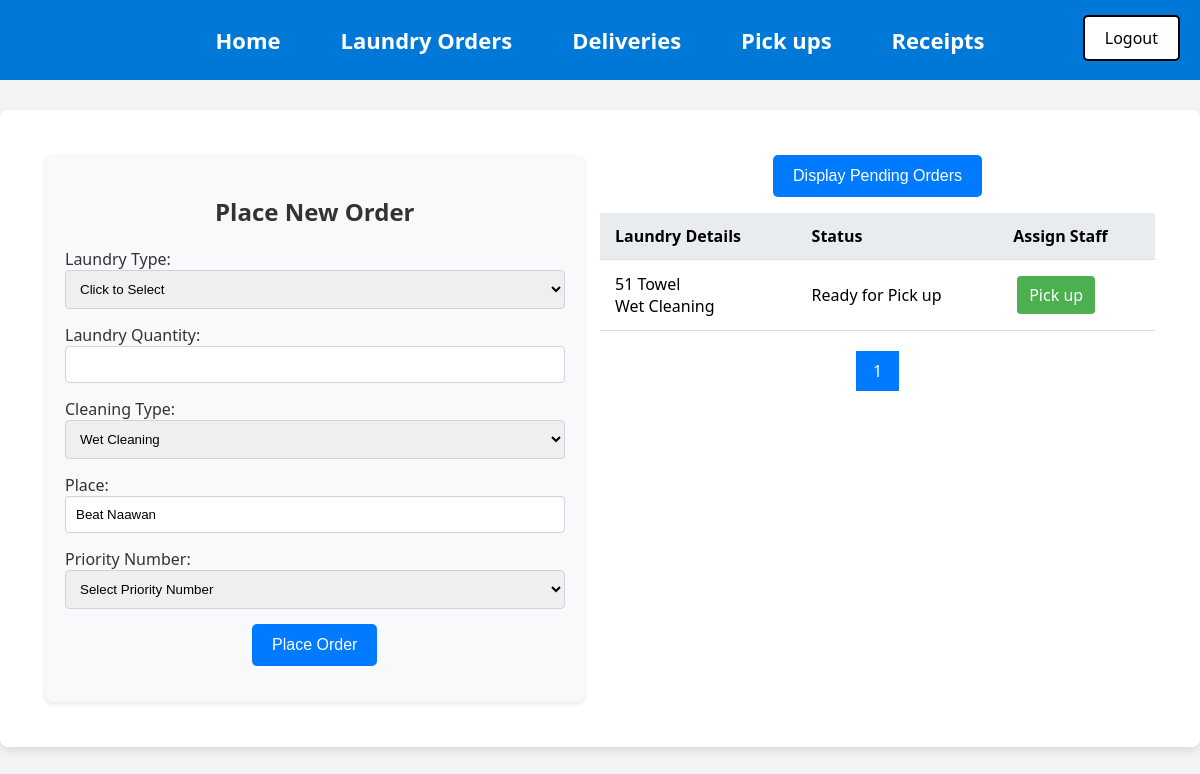
Before: /Orders2.php (signed in) with the older database file.
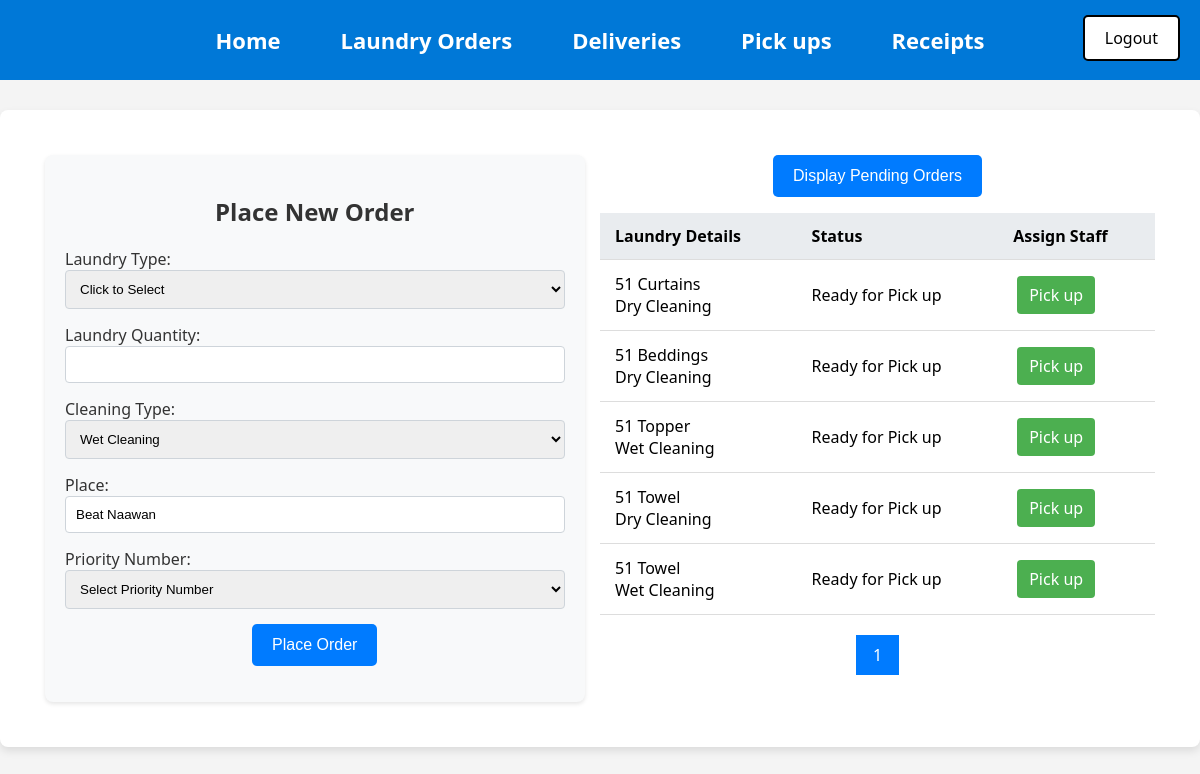
After: the same page with the newer database file.
### tables this page shows
CREATE TABLE `Orders` (
  `Order_ID` int(11) NOT NULL AUTO_INCREMENT,
  `Order_date` date NOT NULL,
  `Laundry_type` varchar(40) NOT NULL,
  `Laundry_quantity` varchar(40) NOT NULL,
  `Cleaning_type` varchar(40) NOT NULL,
  `Place` varchar(40) NOT NULL,
  `Priority_number` varchar(40) NOT NULL,
  `Status` varchar(250) DEFAULT NULL,
  `User_ID` int(11) NOT NULL,
  PRIMARY KEY (`Order_ID`),
  KEY `Users_Orders` (`User_ID`),
  CONSTRAINT `Users_Orders` FOREIGN KEY (`User_ID`) REFERENCES `Users` (`User_ID`)
);

### htdocs/Orders2.php (the view, shortened to what the changed rows need)
<?php
include("db_connect.php");
$results_per_page = 5;
if (isset($_GET['page']) && is_numeric($_GET['page'])) {
    $current_page = intval($_GET['page']);
} else {
    $current_page = 1;
}
$show_unassigned = isset($_GET['show_unassigned']) && $_GET['show_unassigned'] === 'true';
if ($show_unassigned) {
    $sql = "SELECT Order_ID, Laundry_type, Laundry_quantity, Cleaning_type, Place, Status
            FROM Orders
            WHERE Status = 'Pending'
            AND Place != 'Hotel'";
} else {
    $sql = "SELECT Order_ID, Laundry_type, Laundry_quantity, Cleaning_type, Place, Status
            FROM Orders
            WHERE Status IN ('To be Delivered', 'Ready for Pick up')
            AND Place != 'Hotel'";
}
$total_results = mysqli_num_rows(mysqli_query($conn, $sql));
$total_pages = ceil($total_results / $results_per_page);
$start_from = ($current_page - 1) * $results_per_page;
$sql .= " ORDER BY Order_ID ASC LIMIT " . $start_from . ',' . $results_per_page;
$result = mysqli_query($conn, $sql);
?>
<!DOCTYPE html>
<html lang="en">
<head>
</head>
<body>
    <div class="container">
        <div class="form-container">
            <h2><strong>Place New Order</strong></h2>
        </div>
        <div class="table-container">
            <table>
                <thead>
                    <tr>
                        <th>Laundry Details</th>
                        <th>Status</th>
                        <?php if (!$show_unassigned) {
                            echo "<th>Assign Staff</th>";
                        } ?>
                    </tr>
                </thead>
                <tbody>
                    <?php
                    if (mysqli_num_rows($result) > 0) {
                        while ($row = mysqli_fetch_assoc($result)) {
                            echo "<tr>";
                            echo "<td> "  . htmlspecialchars($row['Laundry_quantity']) ." " . htmlspecialchars($row['Laundry_type']) . "<br>"  . htmlspecialchars($row['Cleaning_type']) . "</td>";
                            echo "<td>" . htmlspecialchars($row['Status']) . "</td>";
                            if (!$show_unassigned) {
                                echo "<td>";
                                if ($row["Status"] == "To be Delivered") {
                                    echo "<a href='Assign_delivery_staff.php?Order_ID=" . urlencode($row["Order_ID"]) . "' class='actedit'>Delivery</a>";
                                } elseif ($row["Status"] == "Ready for Pick up") {
                                    echo "<a href='Assign_pickup_staff.php?Order_ID=" . urlencode($row["Order_ID"]) . "' class='actbutton'>Pick up</a>";
                                }
                                echo "</td>";
                            }
                            echo "</tr>";
                        }
                    } else {
                        echo "<tr><td colspan='" . ($show_unassigned ? 6 : 5) . "'>No orders found.</td></tr>";
                    }
                    ?>
                </tbody>
            </table>
            <div class="pagination" style="text-align: center;">
                <?php
                for ($i = 1; $i <= $total_pages; $i++) {
                    if ($i == $current_page) {
                        echo '<a href="#" class="active">' . $i . '</a>';
                    } else {
                        echo '<a href="Orders2.php?page=' . $i . '&show_unassigned=' . ($show_unassigned ? 'true' : 'false') . '">' . $i . '</a>';
                    }
                }
                ?>
            </div>
        </div>
    </div>
</body>
</html>

Changed rows visible on the page:
added orders: Laundry_quantity "51", Laundry_type "Curtains", Cleaning_type "Dry Cleaning", Status "Ready for Pick up"
added orders: Laundry_quantity "51", Laundry_type "Beddings", Cleaning_type "Dry Cleaning", Status "Ready for Pick up"
added orders: Laundry_quantity "51", Laundry_type "Topper", Cleaning_type "Wet Cleaning", Status "Ready for Pick up"
added orders: Laundry_quantity "51", Laundry_type "Towel", Cleaning_type "Dry Cleaning", Status "Ready for Pick up"
